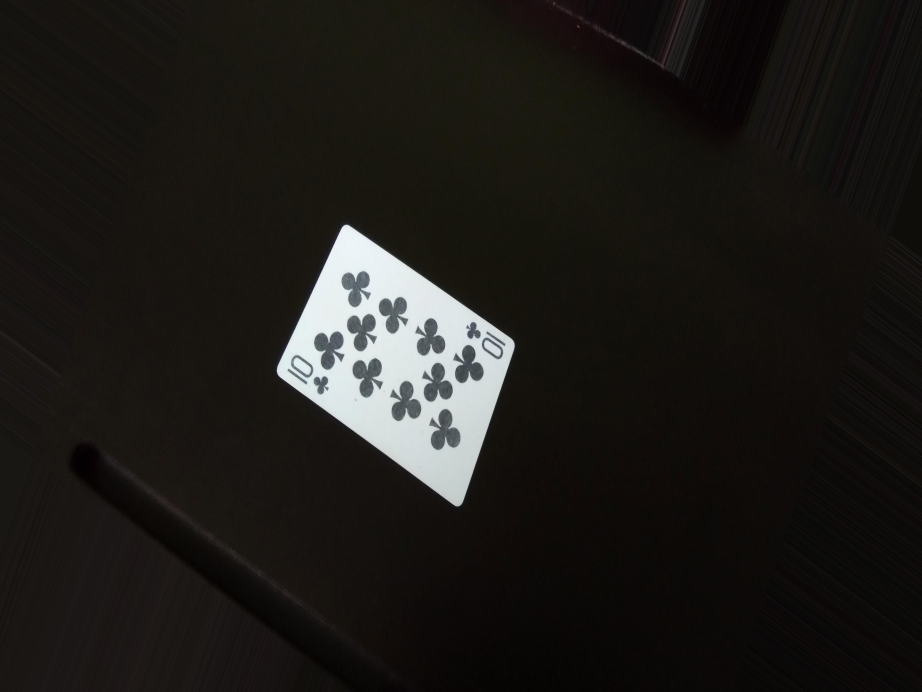
#> input picture Data/Images/Images/10C13.jpg, 4608 x 3456 px, given in place of 2s1.jpg, which was not available (shown at 1/5 size)
$ python detect_card.py
#> lines starting #> are read from the running program, lines starting #| are printed output that depends on the picture; after the words box and inside, x2 and y2 are one past the last pixel; in counts of white or black regions, pixels touching at a corner belong together; pictures that were not available may be replaced by others from this repository, and a replacement may not be noted
import cv2
import numpy as np
import os
import glob

def straighten_card_perspective(image, contour, debug=False):
    """Straighten card using perspective transformation.
    Finds 4 corner points from contour and applies perspective correction."""

    # Approximate the contour to a polygon
    epsilon = 0.02 * cv2.arcLength(contour, True)
    approx = cv2.approxPolyDP(contour, epsilon, True)

    if debug:
        print(f"Contour approximation has {len(approx)} vertices")

    # If we don't have exactly 4 points, use convex hull or minAreaRect
    if len(approx) != 4:
        if debug:
            print("Contour doesn't have 4 points, using convex hull")
        hull = cv2.convexHull(contour)
        # Get the 4 corners of the convex hull
        if len(hull) >= 4:
            # Use minAreaRect to get 4 corners
            rect = cv2.minAreaRect(hull)
            approx = cv2.boxPoints(rect)
            approx = np.int0(approx)
        else:
            if debug:
                print("Could not get 4 corners")
            return None

    # Get 4 corners
    pts = approx.reshape(4, 2).astype(np.float32)

    if debug:
        print(f"Corner points: {pts}")

    # Order points: top-left, top-right, bottom-right, bottom-left
    pts_ordered = order_points_simple(pts)

    if debug:
        print(f"Ordered points: {pts_ordered}")

    # Get the width and height based on edge lengths
    width_top = np.linalg.norm(pts_ordered[1] - pts_ordered[0])
    width_bottom = np.linalg.norm(pts_ordered[2] - pts_ordered[3])
    height_left = np.linalg.norm(pts_ordered[3] - pts_ordered[0])
    height_right = np.linalg.norm(pts_ordered[2] - pts_ordered[1])

    card_width = int((width_top + width_bottom) / 2)
    card_height = int((height_left + height_right) / 2)

    if debug:
        print(f"Card dimensions: {card_width}x{card_height}")

    # Create destination rectangle
    dst = np.array([
        [0, 0],
        [card_width, 0],
        [card_width, card_height],
        [0, card_height]
    ], dtype="float32")

    # Apply perspective transformation
    M = cv2.getPerspectiveTransform(pts_ordered, dst)
    warped = cv2.warpPerspective(image, M, (card_width, card_height),
                                 flags=cv2.INTER_LINEAR)

    return warped

def order_points_simple(pts):
    """Order 4 points: top-left, top-right, bottom-right, bottom-left"""
    # Sort by y coordinate first to separate top and bottom
    sorted_y = pts[np.argsort(pts[:, 1])]

    # Top 2 points
    top = sorted_y[:2]
    # Bottom 2 points
    bottom = sorted_y[2:]

    # Sort top points by x
    tl, tr = top[np.argsort(top[:, 0])]
    # Sort bottom points by x
    bl, br = bottom[np.argsort(bottom[:, 0])]

    return np.array([tl, tr, br, bl], dtype=np.float32)

# [20 lines left out: function order_points, not called in this run]

def detect_and_get_top_left(image_path,
                          corner_frac: float = 0.25,
                          outline_scale: int = 2,
                          corner_area_thresh: int = 10,
                          target_size=(64, 96),
                          show: bool = False,
                          save_path: str = None,
                          debug: bool = False,
                          _image: np.ndarray = None):
    """Detect card in the image using curved edge detection, straighten it, and return the top-left outline crop.

    Uses edge detection and contour analysis to find the card's curved boundary (rounded corners).
    Returns a dict with keys:
      - warped: straightened card image (BGR)
      - top_left_corner: color crop of top-left (BGR)
      - corner_edges: edge map of the top-left crop (uint8)
      - outline: white background with black contour strokes (BGR)
      - outline_large: scaled-up version for display

    If save_path is provided, the outline_large will be saved to that path.
    If debug is True, prints contour info to help diagnose detection issues.
    """
#> called with image_path = 'Data/Images/Images/2s1.jpg', corner_frac = 0.25, outline_scale = 2, corner_area_thresh = 10, target_size = (64, 96), show = True, debug = True
    # If the image path doesn't exist, try to resolve common mistakes
    if image_path is not None and not os.path.exists(image_path):
        # Try same basename with common extensions in the Data images folder
        base = os.path.splitext(os.path.basename(image_path))[0]
        # common folders to search (relative to repo)
        search_dirs = [
            os.path.join(os.getcwd(), "Data", "Images", "Images"),
            os.path.join(os.getcwd(), "Data", "Images"),
            os.path.join(os.getcwd(), "Data")
        ]
        found = None
        for d in search_dirs:
            if not os.path.isdir(d):
                continue
            # look for files starting with base name
            pattern = os.path.join(d, base + ".*")
            matches = glob.glob(pattern)
            if matches:
                # prefer png/jpg/jpeg
                for ext in ('.png', '.jpg', '.jpeg'):
                    for m in matches:
                        if m.lower().endswith(ext):
                            found = m
                            break
                    if found:
                        break
                if not found:
                    found = matches[0]
                break
        if found:
            if debug:
                print(f"Image path not found; using '{found}' instead of '{image_path}'")
            image_path = found

    if _image is not None:
        image = _image
    else:
        image = cv2.imread(image_path)
#> image is the input picture: shape (3456, 4608, 3); mean B, G, R 24.4, 27.7, 29.9
        if image is None:
            parent = os.path.dirname(image_path) or os.getcwd()
            sample = []
            try:
                sample = [os.path.basename(p) for p in glob.glob(os.path.join(parent, '*'))][:20]
            except Exception:
                sample = []
            raise FileNotFoundError(f"Image not found: {image_path}. Nearby files: {sample}")
    original = image.copy()
    h, w = image.shape[:2]

    # Use multiple edge detection methods for robustness
    # 1. Canny edge detection
    blur = cv2.GaussianBlur(image, (5, 5), 0)
    edges_canny = cv2.Canny(blur, 30, 100)
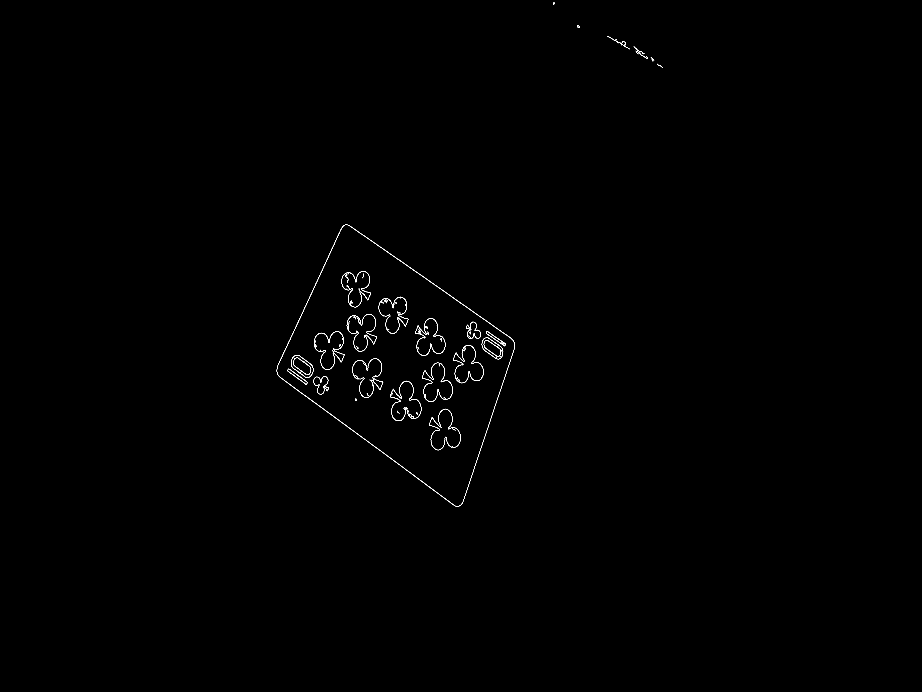
#> edges_canny: shape (3456, 4608) (shown at 1/5 size); 0.12% white in thin lines or dots, all inside (x1, y1, x2, y2) = (1384, 12, 3313, 2533)

    # 2. Dilate and erode to connect nearby edges (helps with rounded corners)
    kernel = cv2.getStructuringElement(cv2.MORPH_RECT, (5, 5))
    edges_dilated = cv2.dilate(edges_canny, kernel, iterations=2)
#> edges_dilated: shape (3456, 4608); 1.1% white; 24 white regions, largest, box (x1, y1, x2, y2) and area: (1380, 1119, 2578, 2537) 46414, (1703, 1352, 1858, 1541) 10712, (1946, 1900, 2111, 2109) 10526
    edges_processed = cv2.erode(edges_dilated, kernel, iterations=1)
#> edges_processed: shape (3456, 4608); 0.69% white; 26 white regions

    # Find contours on processed edges
    contours, _ = cv2.findContours(edges_processed, cv2.RETR_EXTERNAL, cv2.CHAIN_APPROX_SIMPLE)
#> contours = 7 contours; box (x1, y1, x2, y2) and area: (1382, 1121, 2576, 2535) 925698, (3033, 178, 3152, 248) 1303, (3166, 230, 3240, 297) 1241, (3284, 317, 3315, 342) 234, (3252, 286, 3273, 309) 210, (2883, 124, 2900, 142) 208, (2764, 10, 2777, 25) 133

    if debug:
        print(f"Total contours found: {len(contours)}")
#| Total contours found: 7

    # Find the largest contour (the card itself) - don't require it to be a perfect quadrilateral
    # since curved corners won't form a perfect 4-point approximation
    largest_contour = None
    largest_area = 0

    for i, c in enumerate(contours):
        area = cv2.contourArea(c)

        if debug and area > 5000:  # Only print large contours
            peri = cv2.arcLength(c, True)
            approx = cv2.approxPolyDP(c, 0.02 * peri, True)
            print(f"  Contour {i}: area={area:.0f}, perimeter={peri:.0f}, approx_sides={len(approx)}")

        # Prefer contours that are large and have reasonable aspect ratio (card-like)
        if area > largest_area and area > 5000:  # Minimum card size
            x, y, cw, ch = cv2.boundingRect(c)
            aspect_ratio = float(cw) / ch if ch > 0 else 0
            # Card aspect ratio is typically between 0.6 and 0.75 (portrait orientation varies)
            if 0.5 < aspect_ratio < 1.5:  # Allow some variation
                largest_contour = c
                largest_area = area
#> this loop made 7 passes
#> (area, peri, approx, x, y, cw, ch, aspect_ratio) on pass 1: (925697.5, 4121.9, [[1720, 1123], [1386, 1874], [2298, 2532], [2572, 1708]], 1382, 1121, 1194, 1414, 0.844)
#> (printed output is left out)
#> after the loop, aspect_ratio = 0.844; ch = 1414; cw = 1194; largest_area = 925697.5; largest_contour = contour of 2150 points, box (x1, y1, x2, y2) (1382, 1121, 2576, 2535), area 925698; x = 1382; y = 1121

    if largest_contour is None:
        if debug:
            print("No suitable card contour found!")
        return None

    if debug:
        print(f"Using largest contour with area={largest_area:.0f}")
#| Using largest contour with area=925698

    # Straighten the card using perspective transformation based on detected corners
    warped = straighten_card_perspective(original, largest_contour, debug=debug)
#> in straighten_card_perspective, `epsilon = 0.02 * cv2.arcLength(contour, True)`: epsilon = 82.44
#> in straighten_card_perspective, `approx = cv2.approxPolyDP(contour, epsilon, True)`: approx = [[1720, 1123], [1386, 1874], [2298, 2532], [2572, 1708]]
#| Contour approximation has 4 vertices
#> in straighten_card_perspective, `pts = approx.reshape(4, 2).astype(np.float32)`: pts has the same summary as approx
#| Corner points: [[1720. 1123.]
#|  [1386. 1874.]
#|  [2298. 2532.]
#|  [2572. 1708.]]
#> in order_points_simple, `sorted_y = pts[np.argsort(pts[:, 1])]`: sorted_y = [[1720, 1123], [2572, 1708], [1386, 1874], [2298, 2532]]
#> in order_points_simple, `top = sorted_y[:2]`: top = [[1720, 1123], [2572, 1708]]
#> in order_points_simple, `bottom = sorted_y[2:]`: bottom = [[1386, 1874], [2298, 2532]]
#> in order_points_simple, `tl, tr = top[np.argsort(top[:, 0])]`: tl = [1720, 1123]; tr = [2572, 1708]
#> in order_points_simple, `bl, br = bottom[np.argsort(bottom[:, 0])]`: bl = [1386, 1874]; br = [2298, 2532]
#> in straighten_card_perspective, `pts_ordered = order_points_simple(pts)`: pts_ordered = [[1720, 1123], [2572, 1708], [2298, 2532], [1386, 1874]]
#| Ordered points: [[1720. 1123.]
#|  [2572. 1708.]
#|  [2298. 2532.]
#|  [1386. 1874.]]
#> in straighten_card_perspective, `width_top = np.linalg.norm(pts_ordered[1] - pts_ordered[0])`: width_top = 1033.5
#> in straighten_card_perspective, `width_bottom = np.linalg.norm(pts_ordered[2] - pts_ordered[3])`: width_bottom = 1124.6
#> in straighten_card_perspective, `height_left = np.linalg.norm(pts_ordered[3] - pts_ordered[0])`: height_left = 821.9
#> in straighten_card_perspective, `height_right = np.linalg.norm(pts_ordered[2] - pts_ordered[1])`: height_right = 868.4
#> in straighten_card_perspective, `card_width = int((width_top + width_bottom) / 2)`: card_width = 1079
#> in straighten_card_perspective, `card_height = int((height_left + height_right) / 2)`: card_height = 845
#| Card dimensions: 1079x845
#> in straighten_card_perspective, `dst = np.array([ [0, 0], [card_width, 0], [card_width, card_height], [..`: dst = [[0, 0], [1079, 0], [1079, 845], [0, 845]]
#> in straighten_card_perspective, `M = cv2.getPerspectiveTransform(pts_ordered, dst)`: M = [[1.06, 0.47, -2346.8], [-0.677, 0.986, 57.15], [-3.12e-05, 9.96e-05, 1]]

    # Get dimensions of straightened card
    h, w = warped.shape[:2]

    # Ensure card is upright (portrait orientation: height > width)
    # If card is wider than tall, rotate 90 degrees
    h, w = warped.shape[:2]
    if w > h:
        if debug:
            print(f"Card is landscape ({w}x{h}), rotating to portrait...")
#> (printed output is left out)
        warped = cv2.rotate(warped, cv2.ROTATE_90_COUNTERCLOCKWISE)
#> warped: shape (1079, 845, 3)
        h, w = warped.shape[:2]

    warped_copy = warped.copy()
    warped_blur = cv2.GaussianBlur(warped, (5, 5), 0)
    warped_edges = cv2.Canny(warped_blur, 50, 150)
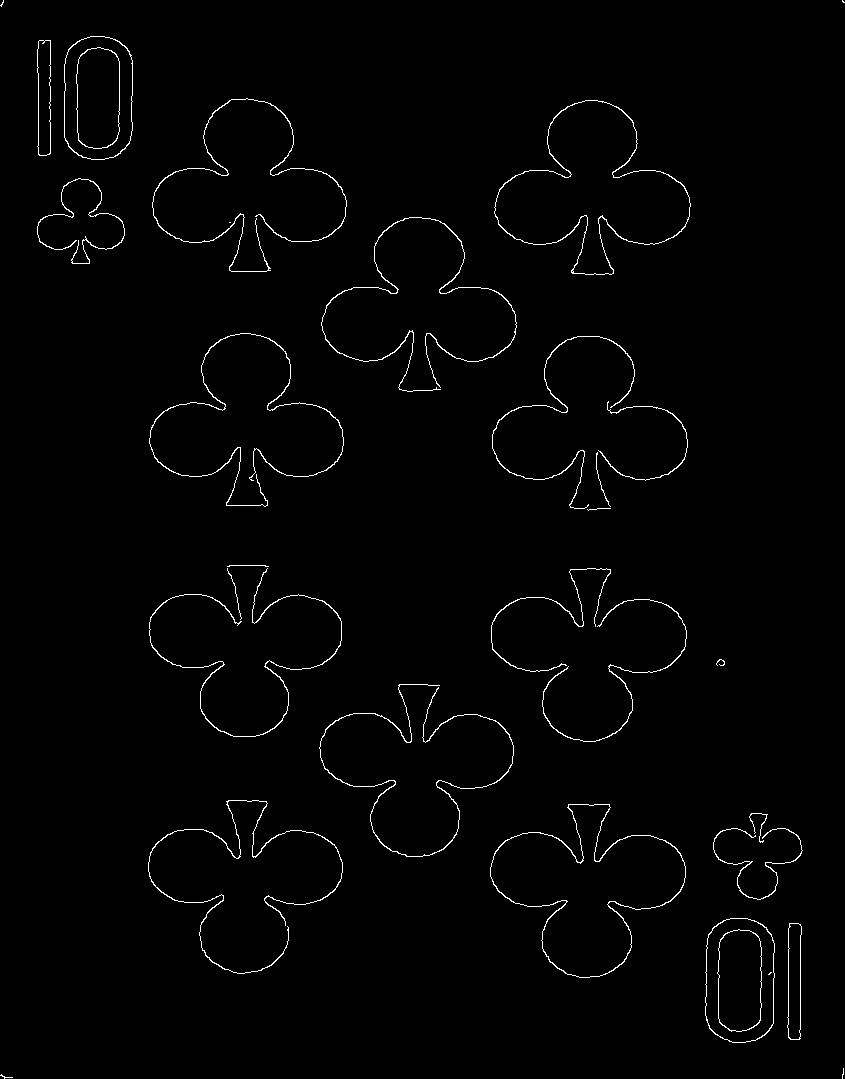
#> warped_edges: shape (1079, 845); 1.3% white in thin lines or dots
    warped_contours, _ = cv2.findContours(warped_edges, cv2.RETR_EXTERNAL, cv2.CHAIN_APPROX_SIMPLE)
#> warped_contours = 29 contours, 11 with area under 20; largest, box (x1, y1, x2, y2) and area: (494, 100, 691, 275) 18104, (490, 804, 686, 978) 18048, (705, 918, 775, 1043) 7624, (64, 36, 133, 160) 7544, (787, 923, 802, 1040) 1392

    for c in warped_contours:
        area = cv2.contourArea(c)
        if area > 100:
            cv2.drawContours(warped_copy, [c], -1, (0, 255, 0), 2)
#> this loop made 29 passes
#> area on passes 3, 4, 5, 7, 8, 9, 11, 12: 1391.5, 7624.5, 78, 18048.5, 199, 193.5, 128.5, 75.5
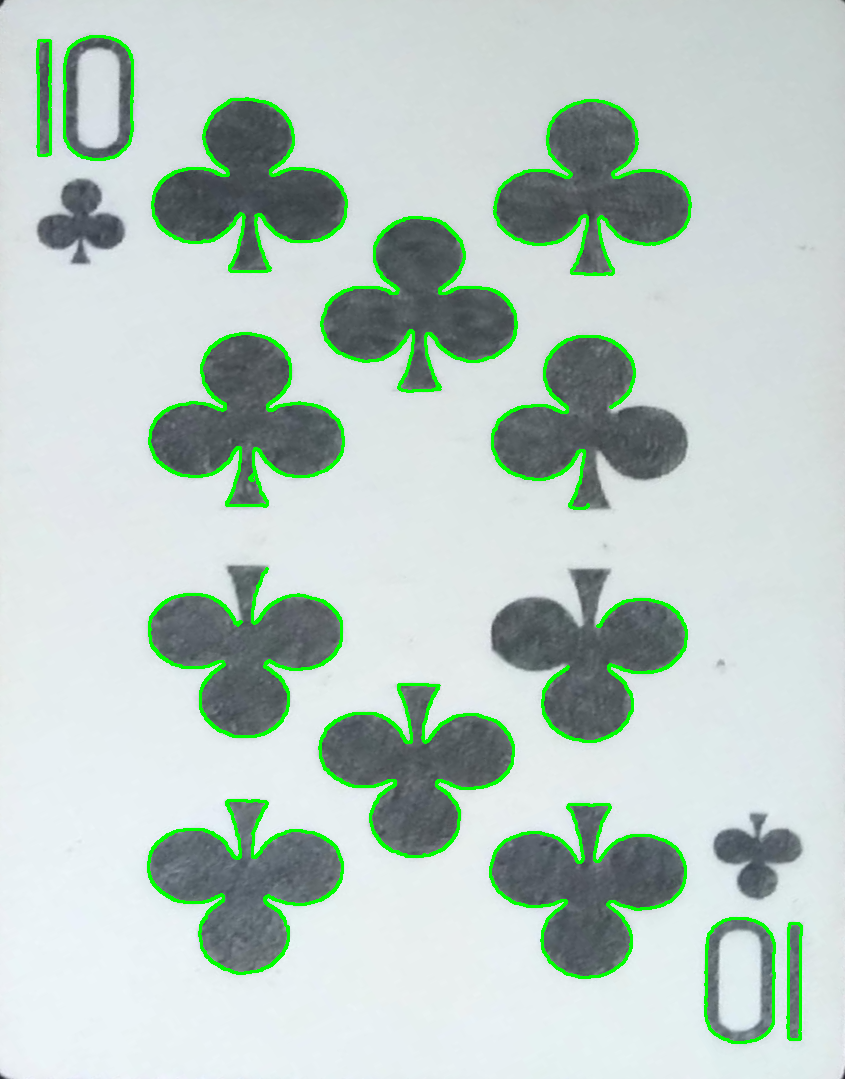
#> warped_copy: shape (1079, 845, 3); mean B, G, R 195.9, 202.9, 186.3

    # Extract top-left corner for rank and suit
    corner_width = int(w * corner_frac)
    corner_height = int(h * 0.35)  # Taller crop (35% of height instead of 25%)
    top_left_corner = warped[0:corner_height, 0:corner_width]
    corner_edges = warped_edges[0:corner_height, 0:corner_width]
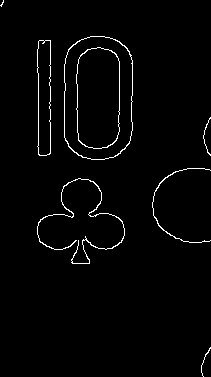
#> corner_edges: shape (377, 211); 2% white in thin lines or dots

    # Create a black and white overlay using binary thresholding
    gray = cv2.cvtColor(top_left_corner, cv2.COLOR_BGR2GRAY)
    # Apply blur to reduce noise before thresholding
    blurred = cv2.GaussianBlur(gray, (5, 5), 0)
    # Use Otsu's threshold for automatic thresholding - keeps background white, makes darker areas black
    _, bw_overlay = cv2.threshold(blurred, 0, 255, cv2.THRESH_BINARY + cv2.THRESH_OTSU)
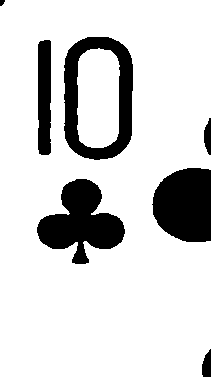
#> bw_overlay: shape (377, 211); 83.4% white; 7 black regions, largest, box (x1, y1, x2, y2) and area: (37, 179, 125, 264) 4017, (64, 37, 133, 160) 3702, (152, 168, 211, 242) 3655

    # Apply morphological operations to remove noise
    kernel = cv2.getStructuringElement(cv2.MORPH_RECT, (3, 3))
#> kernel = [[1, 1, 1], [1, 1, 1], [1, 1, 1]]
    bw_overlay = cv2.morphologyEx(bw_overlay, cv2.MORPH_CLOSE, kernel, iterations=1)
#> bw_overlay: shape (377, 211); 83.4% white; 7 black regions, largest, box (x1, y1, x2, y2) and area: (37, 179, 125, 264) 4017, (64, 37, 133, 160) 3700, (153, 168, 211, 242) 3654
    bw_overlay = cv2.morphologyEx(bw_overlay, cv2.MORPH_OPEN, kernel, iterations=1)
#> bw_overlay: shape (377, 211); 83.4% white; 7 black regions, largest, box (x1, y1, x2, y2) and area: (37, 179, 125, 264) 4026, (64, 37, 133, 160) 3704, (153, 168, 211, 242) 3654

    # Convert to 3-channel for consistency (BGR format)
    bw_overlay_bgr = cv2.cvtColor(bw_overlay, cv2.COLOR_GRAY2BGR)

    # Resize overlay to a fixed target resolution so outputs are consistent
    # target_size is (width, height)
    target_w, target_h = target_size
    bw_overlay_resized = cv2.resize(bw_overlay, (target_w, target_h), interpolation=cv2.INTER_NEAREST)
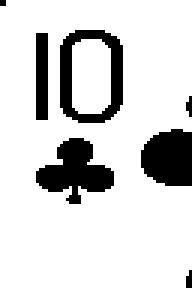
#> bw_overlay_resized: shape (96, 64) (shown 3 times larger); 83.5% white; 7 black regions (3 under 20 px), largest, box (x1, y1, x2, y2) and area: (12, 46, 38, 68) 312, (20, 10, 41, 41) 288, (47, 43, 64, 62) 272, (12, 11, 16, 40) 116
    bw_overlay_resized_bgr = cv2.cvtColor(bw_overlay_resized, cv2.COLOR_GRAY2BGR)

    # Create a larger display image by scaling the fixed-size overlay
    overlay_large = cv2.resize(bw_overlay_resized_bgr, (target_w * outline_scale, target_h * outline_scale),
                                interpolation=cv2.INTER_NEAREST)
#> overlay_large: shape (192, 128, 3); 83.5% white; 7 black regions (1 under 20 px), largest, box (x1, y1, x2, y2) and area: (24, 92, 76, 136) 1248, (40, 20, 82, 82) 1152, (94, 86, 128, 124) 1088, (24, 22, 32, 80) 464, (124, 64, 128, 78) 40, (124, 180, 128, 192) 40

    if save_path:
        cv2.imwrite(save_path, overlay_large)

    if show:
        # Helper function to resize image for display with max size constraint
        def resize_for_display(img, max_size=800):
#> called with max_size = 800
            h, w = img.shape[:2]
            if max(h, w) > max_size:
                scale = max_size / max(h, w)
                new_w = int(w * scale)
                new_h = int(h * scale)
                return cv2.resize(img, (new_w, new_h), interpolation=cv2.INTER_LINEAR)
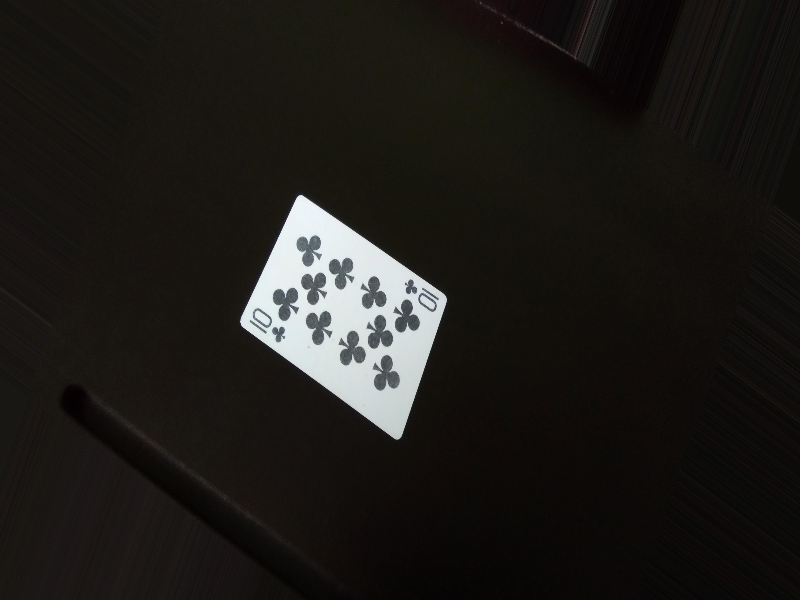
#> returned value: shape (600, 800, 3); mean of channels 0, 1, 2 24.3, 27.7, 29.9; drawn as B, G, R
            return img

        cv2.imshow("Original Image", resize_for_display(image))
        cv2.imshow("Straightened Card", resize_for_display(warped))
        cv2.imshow("Contours on Straightened Card", resize_for_display(warped_copy))
        cv2.imshow("Top-Left Corner (B&W Overlay)", overlay_large)
        cv2.waitKey(0)
        cv2.destroyAllWindows()

    return {
        "warped": warped,
        "top_left_corner": top_left_corner,
        "corner_edges": corner_edges,
        # resized overlay at fixed resolution (grayscale)
        "overlay": bw_overlay_resized,
        # BGR versions for display
        "overlay_bgr": bw_overlay_resized_bgr,
        "overlay_large": overlay_large,
    }


def detect_card_from_image(image: np.ndarray, **kwargs):
    """Convenience wrapper: run detect_and_get_top_left on a BGR numpy array."""
    return detect_and_get_top_left(None, _image=image, **kwargs)


if __name__ == "__main__":
    # simple CLI behavior remains for quick testing
    image_path = os.path.join(os.path.dirname(os.path.dirname(os.path.abspath(__file__))),
                             "Data", "Images", "Images", "2s1.jpg")
    res = detect_and_get_top_left(image_path, show=True, debug=True)
#> res = 6 items
    if res is None:
        print("No card detected.")
